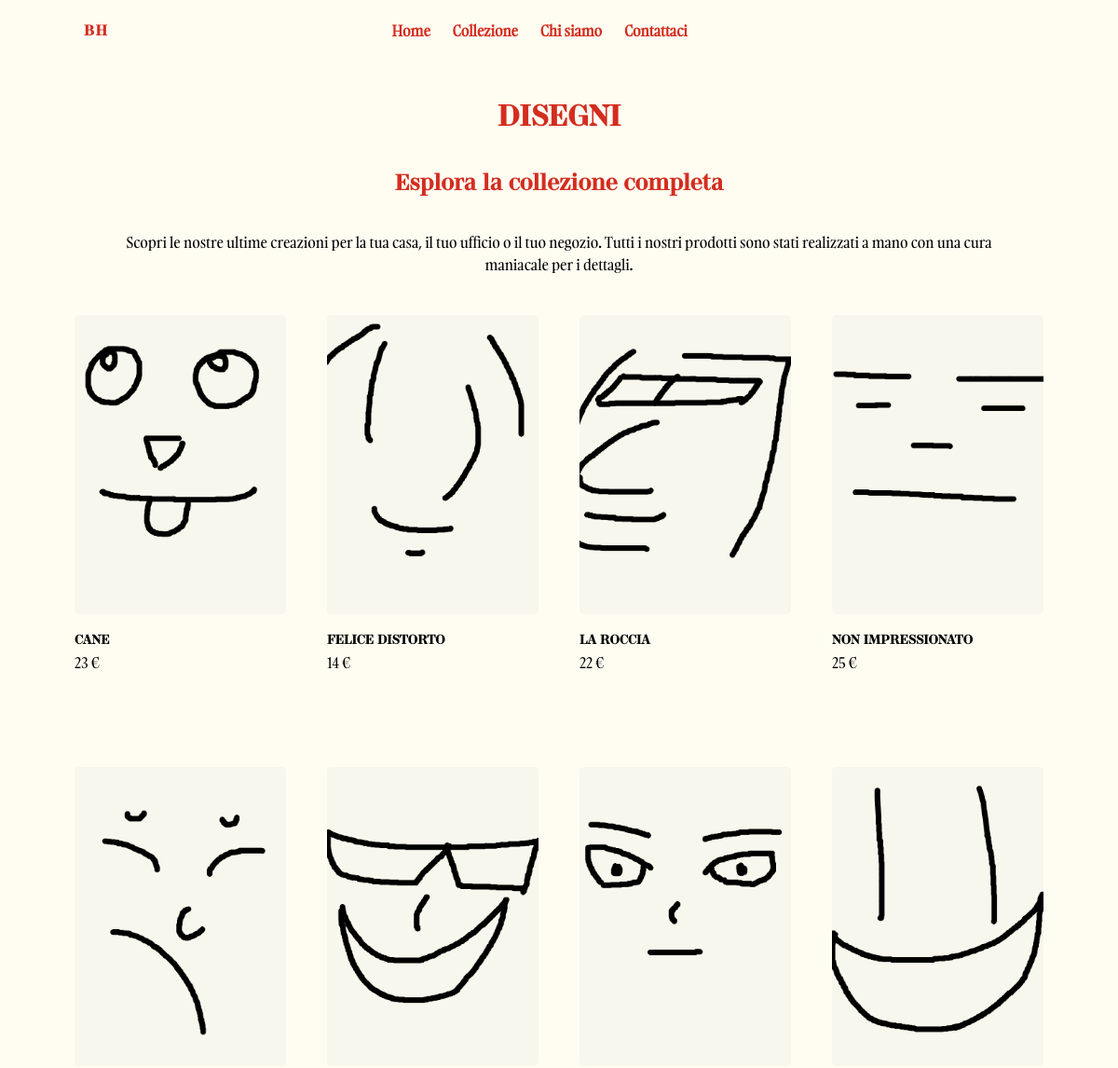
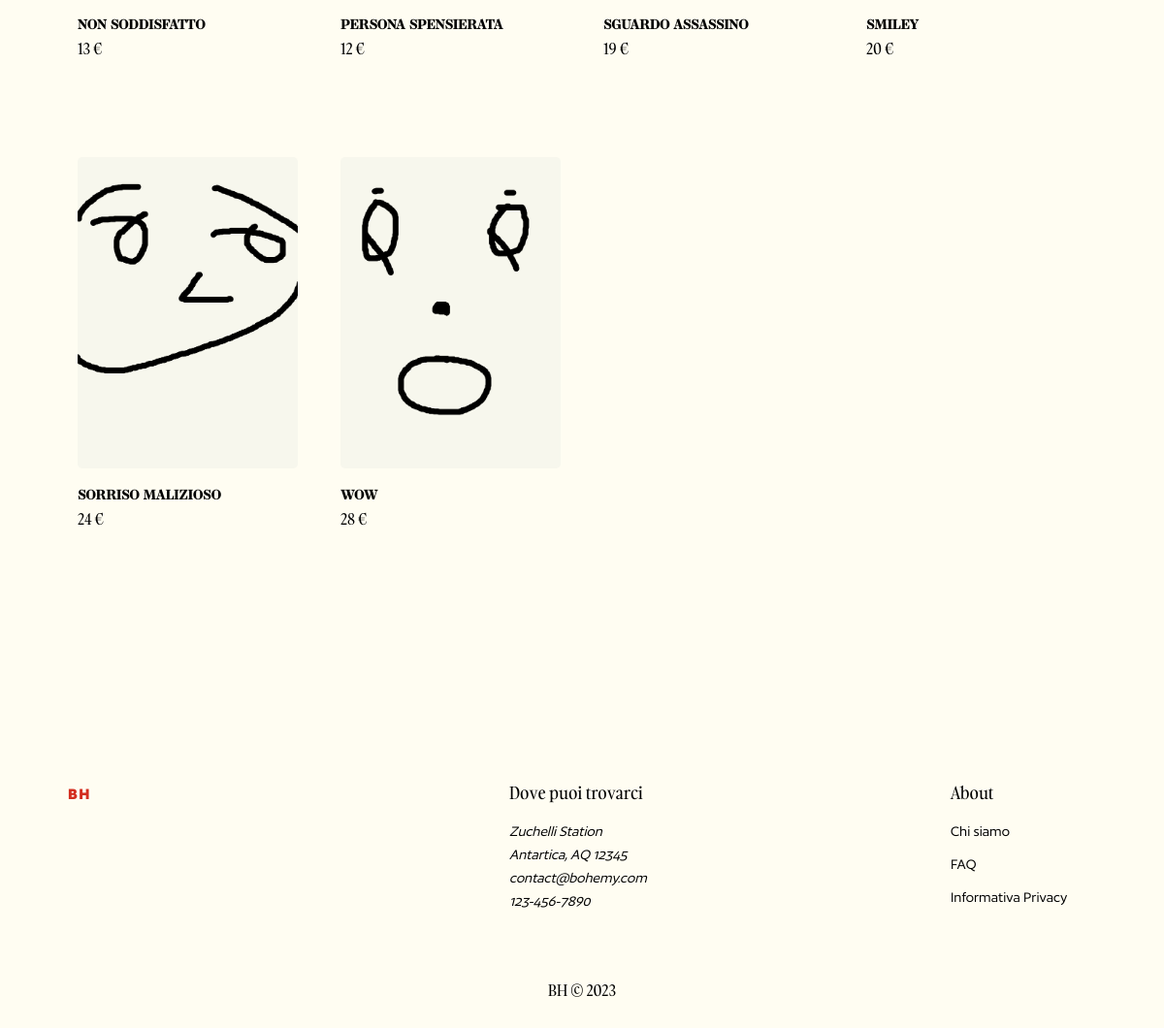
Screenshot of /collection.php with the database file from the repository (2 pictures, top to bottom).
### tables this page shows
CREATE TABLE `disegni` (
  `nome` varchar(40) NOT NULL,
  `disegno` varchar(40),
  `descrizione` text,
  `autore` varchar(40),
  `prezzo` int,
  `quantita` int,
  PRIMARY KEY(nome)
);

### php/db.php (called while the page is built, shortened)
<?php
    class db {
        private static $host;
        private static $username;
        private static $password;
        private static $dbname;
        private static function connect($host = "mysql-db", $username = "user", $password = "test", $dbname = "test_database") {
            try {
                self::$host = $host;
                self::$username = $username;
                self::$password = $password;
                self::$dbname = $dbname;
                $mysqli = new mysqli(self::$host, self::$username, self::$password, self::$dbname);
                return $mysqli;
            } catch (Exception $e) {
                server_error();
            }
        }
        public static function run_query($query, ...$params) {
            $mysqli = self::connect();
            $stmt = $mysqli->prepare($query);
            $stmt->execute();
            $result = $stmt->get_result();
            $result = $result->fetch_all(MYSQLI_ASSOC);
            return $result;
        }
    }
?>

### php/drawing.php (called while the page is built, shortened)
<?php
    require_once("db.php");
    function get_all_drawings() {
        return db::run_query("SELECT * FROM disegni");
    }
    function count_drawings() {
        return count(db::run_query("SELECT * FROM disegni"));
    }
?>

### collection.php (the view, shortened to what this page needs)
<?php
    require "php/drawing.php";
    $DOM = file_get_contents("html/collection.html");
    $card = file_get_contents("html/template/card.html");
    $row = get_all_drawings();
    for($i = 0;$i < count_drawings(); $i++) {
        $template = str_replace("",  "./images/immagini/" . $row[$i]["disegno"], $card);
        $template = str_replace("<input type=\"hidden\" name=\"nome\" value=\"\">","<input type=\"hidden\" name=\"nome\" value=\"" . $row[$i]["nome"] . "\">", $template);
        $template = str_replace("", $row[$i]["nome"], $template);
        $template = str_replace("", $row[$i]["prezzo"] . " €", $template);
        $template = $template . "\n";
        $DOM = str_replace("", $template, $DOM);
    }
    echo ($DOM);
?>

### styles/styles.css (style rules this page uses)
* { padding: 0; margin: 0; min-width: none; box-sizing: border-box; list-style: none; scroll-behavior: smooth; scroll-padding-top: 2%; text-decoration: none; -webkit-font-smoothing: antialiased; text-rendering: optimizeLegibility; }
html { overflow-y: scroll; font-size: 100%; margin: auto; line-height: 1.5em; }
body { --background-color: #FFFDF2; --heading-color: #D32D1F; --body-color: black; --text-color: #D32D1F; --inactive-border: #FFFDF2; --inactive-text: #D32D1F; --alternative-background-color: #FDF5DF; --display: "Stardom-Regular"; --serif: "Gambarino-Regular"; --sans: "Author-Variable"; --sans-italic: "Author-VariableItalic"; }
body { font-family: var(--serif); background-color: var(--background-color); color: var(--body-color); margin: 0; }
img { width: 100%; }
section { padding: 7rem 0 2rem 0; scroll-snap-align: center; }
.container { max-width: 1060px; margin: auto; width: 100%; scroll-snap-type: y mandatory; }
.header-description { display: flex; flex-direction: column; align-items: center; justify-content: center; gap: 1rem; margin: 1rem 3rem 2rem 3rem; text-align: center; }
header { position: fixed; left: 0; width: 100%; z-index: 100; }
.nav { display: flex; justify-content: space-between; align-items: center; padding: 17px 20px; top: 0; left: 0; right: 0; z-index: 100; background-color: var(--background-color); }
.logo { font-family: var(--display); color: var(--text-color); font-weight: bold; letter-spacing: 0.1rem; }
.navbar { display: flex; align-items: center; column-gap: 1.5rem; }
.nav-link { color: var(--inactive-text); transition: 1s all cubic-bezier(0.075, 0.82, 0.165, 1); font-weight: 600; font-family: var(--serif); }
.nav-icons { display: flex; flex-direction: row; justify-content: center; align-items: center; column-gap: 1rem; font-size: 20px; }
.nav-icons div, .nav-icons a { cursor: pointer; justify-content: center; vertical-align: middle; align-items: center; color: var(--text-color); }
.basket { position:relative; display:flex; justify-content: center; align-items: center; width:32px; height:32px; margin:0 10px; cursor:pointer; }
.footer { display: grid; grid-template-columns: repeat(auto-fit, minmax(150px, auto)); justify-content: space-between; gap: 1rem; margin-top: 3rem !important; }
.footer-box:not(h2) { font-weight: normal; font-family: var(--sans); }
.footer .logo { color: var(--text-color); }
.footer-box { display: flex; flex-direction: column; }
.footer-box h2 { font-size: 1.1em; font-weight: 400; margin-bottom: 1rem; font-family: var(--serif); }
.footer-box a { font-family: var(--sans); color: var(--body-color); margin-bottom: 10px; transition: .4s all cubic-bezier(0.075, 0.82, 0.165, 1); }
.copyright { padding: 30px; color: var(--body-color); text-align: center; }
.small-collection-grid { display: grid; grid-template-columns: repeat(auto-fit, minmax(200px, auto)); justify-content: space-between; gap: 1.5rem; border-radius: 1.5rem; width: 100%; }
.small-collection-card { display: flex; flex-direction: column; margin-bottom: 1.5rem; justify-content: space-between; transition: .5s all cubic-bezier(0.075, 0.82, 0.165, 1); color: var(--body-color); padding: 10px; border-radius: 15px; }
.small-collection-card img { width: 100%; margin-bottom: 1rem; border-radius: 5px; object-fit: cover; }
.small-collection-card h3 { font-size: .88em; font-weight: 500; text-align: start; width: 100%; font-family: var(--display); text-transform: uppercase; font-weight: bold; }
.small-collection-text { display: flex; align-items: start; flex-direction: column; justify-content: space-between; width: 100%; margin: 0; }
.small-collection-text span { font-weight: 500; }
.small-collection-text h3 { width: -moz-fit-content; width: fit-content; }
.heading { font-family: var(--display); font-weight: bold; text-align: center; color: var(--text-color); margin-bottom: 2.5rem; }
h1.heading { font-size: 2em; text-transform: uppercase; }
h2.heading { font-size: 1.5em; margin-top: 3rem; }
.hidden { opacity: 0; transition: all 1s; }
.show { opacity: 1; transition: all 1s; }

### rows the page displays
disegni: nome+disegno (picture), nome+disegno "CANE 23 €"
disegni: nome+disegno (picture), nome+disegno "FELICE DISTORTO 14 €"
disegni: nome+disegno (picture), nome+disegno "LA ROCCIA 22 €"
disegni: nome+disegno (picture), nome+disegno "NON IMPRESSIONATO 25 €"
disegni: nome+disegno (picture), nome+disegno "NON SODDISFATTO 13 €"
disegni: nome+disegno (picture), nome+disegno "PERSONA SPENSIERATA 12 €"
disegni: nome+disegno (picture), nome+disegno "SGUARDO ASSASSINO 19 €"
disegni: nome+disegno (picture), nome+disegno "SMILEY 20 €"
disegni: nome+disegno (picture), nome+disegno "SORRISO MALIZIOSO 24 €"
disegni: nome+disegno (picture), nome+disegno "WOW 28 €"

### other values shown
$DOM "BH Home Collezione Chi siamo Contattaci"
$DOM "BH Dove puoi trovarci Zuchelli Station Antartica, AQ 12345 contact@bohemy.com 123-456-7890 About Chi siamo FAQ Informativa Privacy BH © 2023"
